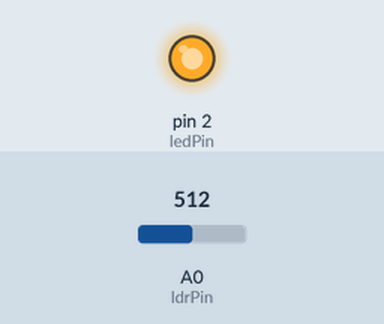
A sketch run on a simulated Arduino Uno, built with avr-gcc and run on an emulated ATmega328P. Shown: output pins drawn as LEDs (lit = HIGH). The test bench sets the inputs (shaded band); at power-on: A0 (ldrPin) = 512. What the sketch prints to the serial monitor is not drawn.

Above: at 2.8 s.
2.9 s: A0 (ldrPin) set to 664
5.6 s: A0 (ldrPin) set to 694
At 6.5 s:
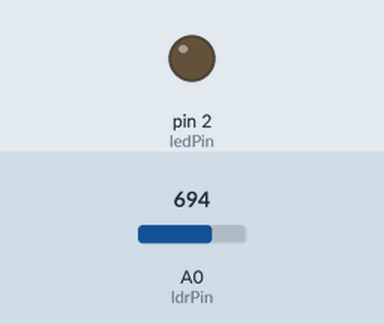
8.3 s: A0 (ldrPin) set to 667
At 9.4 s:
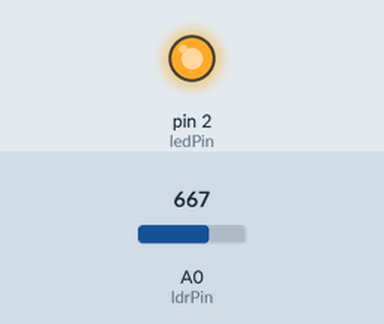
11.0 s: A0 (ldrPin) set to 687
At 13.7 s:
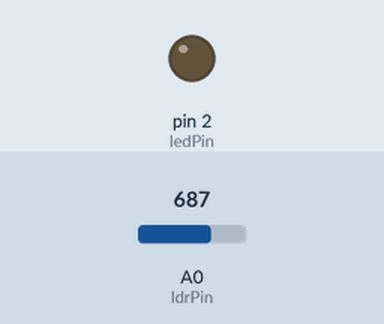
Timing chart, 0 to 14.8 s (numbered marks = the images above; inputs shaded):
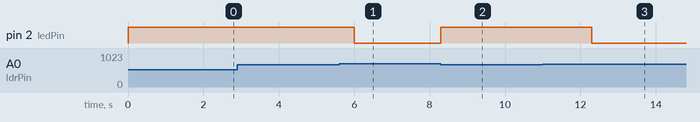

Measured:
- the behaviour switches between 677 and 678 on A0 (ldrPin) (found by bisection; images 0 and 1)
- after the input at 5.6 s, pin 2 (ledPin): HIGH → LOW after 0.40 s
- after the input at 8.3 s, pin 2 (ledPin): LOW → HIGH at once
- after the input at 11.0 s, pin 2 (ledPin): HIGH → LOW after 1.3 s

The sketch:

arduino_ldr_to_led__thief_.ino
```cpp
const int ledPin = 2;  // Pin where the LED is connected
const int ldrPin = A0;  // Pin where the LDR is connected
const int threshold = 677; // Threshold value for light detection

void setup() {
  // Initialize the LED pin as an output
  pinMode(ledPin, OUTPUT);
  // Initialize serial communication for debugging
  Serial.begin(115200);
  Serial.println("LDR Sensor with LED control");
}

void loop() {
  // Read the value from the LDR
  int ldrValue = analogRead(ldrPin);

  // Print the LDR value to the Serial Monitor
  Serial.print("LDR Value: ");
  Serial.println(ldrValue);

  // Check if the LDR value is above the threshold
  if (ldrValue > threshold) {
    // If the LDR value is above the threshold, turn on the LED
    digitalWrite(ledPin, LOW);
    Serial.println("LED OFF");

  } else {
    // If the LDR value is below the threshold, turn off the LED
    digitalWrite(ledPin, HIGH);
    Serial.println("LED ON");


  // Small delay to avoid flooding the Serial Monitor
  delay(2000);
}
}
```
